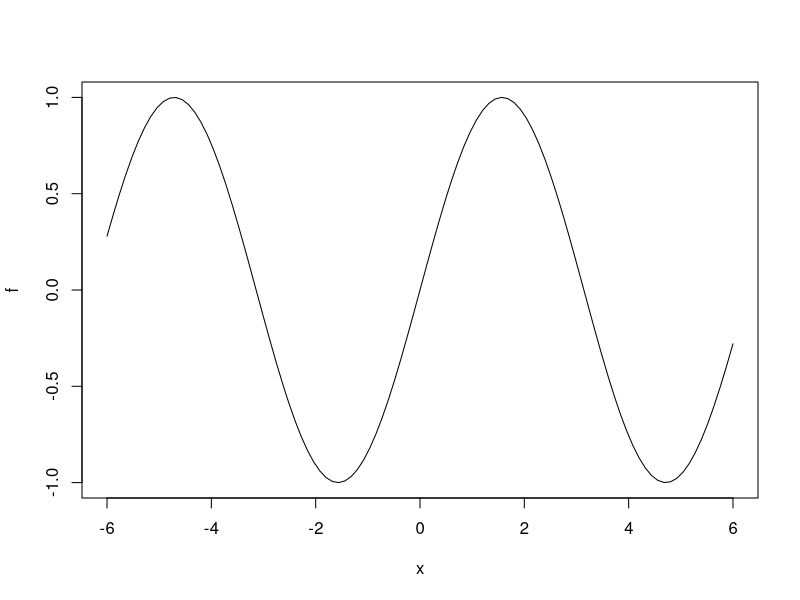

The R source for this figure:
sec <- function(f , x1 , x2){
  res <- ((x2-x1) / (f(x2)-f(x1)))
  
  return ( res )
  
}


f <- function(x){
  return (as.double(sin(x)));
  
}

newton <- function(f , ant , xi){
  it = 0;
  epsilon = 0.0001;
  h <- f(xi) * sec(f ,ant , xi);
  
  while(it < 500 ){
    
    h <- f(xi) * sec(f , ant , xi);
    ant <- xi;
    xi <- xi - h;
    #print(sec(f , xi , ant));
    
    if( abs (f(xi) ) < epsilon){
        return (xi);
    }
    it <- it+1;
    
  }
  print("no converge");
  
}


plot(f,-6,6)
x <- (newton(f , 0.5 , 3));
print(x)

